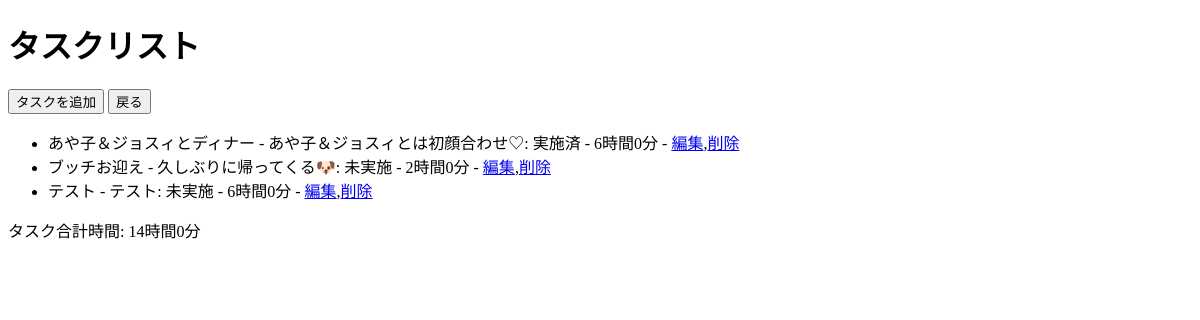
The app's page /task-list/ (signed in), older data.
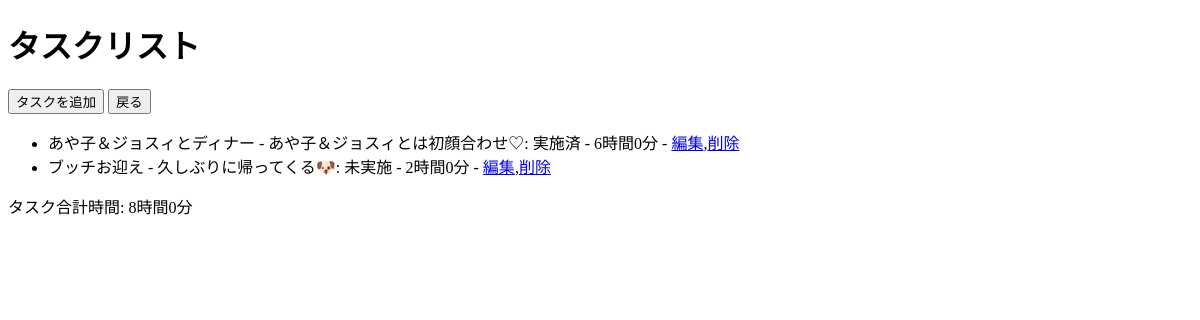
The same page, newer data.
### core/models.py (models this page shows)
class Task(models.Model):
    title = models.CharField('タイトル', max_length=200)
    description = models.TextField('内容')
    completed = models.BooleanField('完了', default=False)
    owner = models.ForeignKey(User, on_delete=models.CASCADE, null=True, blank=True)
    duration = models.DurationField('時間', null=True, blank=True)

### core/views.py (the view)
# urls.py: path('task-list/', TaskListView.as_view(), name='task-list'),
class TaskListView(LoginRequiredMixin, ListView):
    model = Task
    template_name = 'core/task_list.html'
    context_object_name = 'tasks'
    def get_queryset(self):
        return Task.objects.filter(owner=self.request.user)
    def get_context_data(self, **kwargs):
        context = super().get_context_data(**kwargs)
        total_duration = Task.objects.filter(owner=self.request.user).aggregate(
            total_duration=Sum(F('duration'))
        )
        context['total_duration'] = self.convert_duration(total_duration['total_duration'])
        return context
    def convert_duration(self, duration):
        if duration:
            total_seconds = duration.total_seconds()
            hours, remainder = divmod(total_seconds, 3600)
            minutes, seconds = divmod(remainder, 60)
            return f"{int(hours)}時間{int(minutes)}分"
        return "0時間0分"

### core/templatetags/custom_filters.py (called while the page is built)
@register.filter
def duration_to_hours_minutes(value):
    if value is None:
        return "0時間0分"
    total_seconds = int(value.total_seconds())
    hours, remainder = divmod(total_seconds, 3600)
    minutes, seconds = divmod(remainder, 60)
    return f"{hours}時間{minutes}分"

### core/templates/core/task_list.html (shortened to what this page needs)
{% load static %}
{% load custom_filters %}
<!DOCTYPE html>
<html lang="ja">
<head>
</head>
<body>
    <h1>タスクリスト</h1>
    <a href="{% url 'core:task-add' %}"><button type="submit">タスクを追加</button></a>
    <a href="{% url 'index' %}"><button type="submit">戻る</button></a>
    <ul id="tasks-list">
        {% for task in tasks %}
            <li>
                {{ task.title }} - {{ task.description }}: {{ task.completed|yesno:"実施済,未実施" }} - {{ task.duration|duration_to_hours_minutes }} - <a href="{% url 'core:task-edit' task.id %}">編集</a>,<a href="{% url 'core:task-delete' task.id %}">削除</a>
            </li>
        {% endfor %}
    </ul>
    <p>タスク合計時間: {{ total_duration }}</p>
</body>
</html>

Row changes from the older to the newer data that the page shows:
removed Task: title "テスト", description "テスト", completed "未実施", duration|duration_to_hours_minutes "6時間0分"
Text that changed along with them:
{{ total_duration }}: "14時間0分" → "8時間0分"
